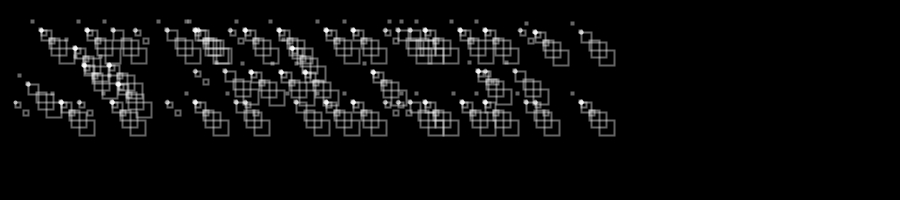
Frame 1 (no input)
Frame 60 (the mouse pressed at the canvas centre just before this capture): identical to frame 1, image omitted
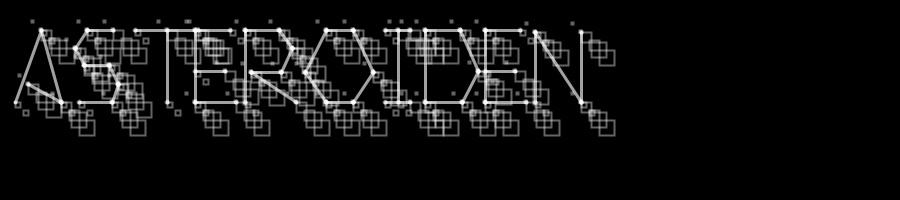
Frame 120 (the mouse held since frame 60 and released just before this capture)

The Processing sketch that drew these frames (run headless with seeded random() and noise(); from frame 60 on, the mouse is pressed at the canvas centre):

// Processing sketch: processing_2060
// ── processing_2060.pde

/**
 *    fjenett 2009-05-07
 *    
 *    system für einen generativen font, schrift von tobias tschense
 */

String input = "asteroiden";  // der eingegebene text
float spacing = 60;

void setup ()
{
    size( 900, 200 );
}


void draw ()
{
    background( 0 );                        // hintergrund weiss

    drawGenerativeText( input, 15, height/2 );
}


void keyPressed ()                             // wird aufgerufen wenn eine taste gedrückt wurde!
{
    if ( key == BACKSPACE || key == DELETE )   // ist die taste delete oder backspace? dann ..
    {
        if ( input != null && input.length() > 0 )    // enthält unsere variable schon text? dann ..
        {
            input = input.substring(0,input.length()-1);    // um eines verkürzen
        }
    }
    else if ( key != CODED )                   // taste nicht kodiert (hat ein zeichen)? dann ..
    {
        input += key;                          // zeichen an den text in der variable anhängen
    }
}

void drawGenerativeText ( String txt, float x, float y )
{
    if ( input == null || input.trim().equals("") ) return;    // leer? dann nix machen

        stroke( 0 );
    noFill();

    pushMatrix();

    translate( x, y );
    translate( 0, -70 );

    for ( int i = 0; i < txt.length(); i++ )
    {
        char c = input.charAt( i );

        drawGenerativeChar(c);
    }

    popMatrix();
}

void rLine ( float x1, float y1, float x2, float y2 )
{
    
  ellipse (x1, y1, 0.5, 0.5);
  ellipse (x2, y2, 0.5, 0.5);
  
 
    
    for ( int w = 0 ;      // ausgangswert
              w < 15;      // bedingung
              w = w+8      // schritt
        ) {
        smooth ();
        strokeWeight (2);
        stroke (255, 100);
        rect (w+x1, w+y1, 5, 5);
        rect (w+x2, w+y2, 10, 10);
        rect (w+x2+10, w+y2+10, 15, 15);
        rect (w+x2-10, w+y2-10, 2, 2);
        
        
       if (mousePressed){
          strokeWeight (3);
          beginShape (LINES);
          vertex (x1, y1);
          vertex (x2, y2);
          endShape ();
        }
        
        
        
       
        strokeWeight (4);
        point (x1, y1);
        point (x2, y2);
  }
        } 





void drawGenerativeChar ( char c )
{
    switch ( c )
    {
    case 'a':
        draw_a();
        break;
    case 'b':
        draw_b();
        break;
    case 'c':
        draw_c();
        break;
    case 'd':
        draw_d();
        break;
    case 'e':
        draw_e();
        break;
    case 'f':
        draw_f();
        break;
    case 'g':
        draw_g();
        break;
    case 'h':
        draw_h();
        break;
    case 'i':
        draw_i();
        break;
    case 'j':
        draw_j();
        break;
    case 'k':
        draw_k();
        break;
    case 'l':
        draw_l();
        break;
    case 'm':
        draw_m();
        break;
    case 'n':
        draw_n();
        break;
    case 'o':
        draw_o();
        break;
    case 'p':
        draw_p();
        break;
    case 'q':
        draw_q();
        break;
    case 'r':
        draw_r();
        break;
    case 's':
        draw_s();
        break;
    case 't':
        draw_t();
        break;
    case 'u':
        draw_u();
        break;
    case 'v':
        draw_v();
        break;
    case 'w':
        draw_w();
        break;
    case 'x':
        draw_x();
        break;
    case 'y':
        draw_y();
        break;
    case 'z':
        draw_z();
        break;

    case '0':
        draw_0();
        break;
    case '1':
        draw_1();
        break;
    case '2':
        draw_2();
        break;
    case '3':
        draw_3();
        break;
    case '4':
        draw_4();
        break;
    case '5':
        draw_5();
        break;
    case '6':
        draw_6();
        break;
    case '7':
        draw_7();
        break;
    case '8':
        draw_8();
        break;
    case '9':
        draw_9();
        break;
    }
}

void draw_a () {
    rLine( 0 , 72 , 26 , 0 );
    rLine( 26 , 0 , 46 , 72 );
    rLine( 46 , 72 , 13 , 54 );
    translate(spacing, 0);
}

void draw_b () {
    rLine( 0 , 0 , 29 , 0 );
    rLine( 29 , 0 , 38 , 15 );
    rLine( 38 , 15 , 28 , 35 );
    rLine( 28 , 35 , 45 , 48 );
    rLine( 45 , 48 , 37 , 72 );
    rLine( 37 , 72 , 0 , 72 );
    rLine( 0 , 72 , 0 , 0 );
    translate(spacing, 0);
}

void draw_c () {
    rLine( 53 , 62 , 47 , 72 );
    rLine( 47 , 72 , 16 , 72 );
    rLine( 16 , 72 , 0 , 41 );
    rLine( 0 , 41 , 16 , 0 );
    rLine( 16 , 0 , 47 , 0 );
    rLine( 47 , 0 , 47 , 10 );
    translate(spacing, 0);
}

void draw_d () {
    rLine( 0 , 0 , 35 , 0 );
    rLine( 35 , 0 , 53 , 41 );
    rLine( 53 , 41 , 37 , 72 );
    rLine( 37 , 72 , 0 , 72 );
    rLine( 0 , 72 , 0 , 0 );
    translate(spacing, 0);
}

void draw_e () {
    rLine( 35 , 0 , 0 , 0 );
    rLine( 0 , 0 , 0 , 72 );
    rLine( 0 , 72 , 41 , 72 );
    rLine( 0 , 41 , 30 , 41 );
    translate(spacing-10, 0);
}

void draw_f () {
    rLine( 0 , 72 , 0 , 0 );
    rLine( 0 , 0 , 35 , 0 );
    rLine( 32 , 42 , 0 , 42 );
    translate(spacing, 0);
}

void draw_g () {
    rLine( 33 , 41 , 58 , 41 );
    rLine( 58 , 41 , 58 , 72 );
    rLine( 58 , 72 , 16 , 72 );
    rLine( 16 , 72 , 0 , 41 );
    rLine( 0 , 41 , 16 , 0 );
    rLine( 16 , 0 , 52 , 0 );
    rLine( 52 , 0 , 52 , 10 );
    translate(spacing+10, 0);
}

void draw_h () {
    rLine( 0 , 37 , 45 , 37 );
    rLine( 0 , 72 , 0 , 0 );
    rLine( 45 , 0 , 45 , 72 );
    translate(spacing, 0);
}

void draw_i () {
    rLine( 0 , 0 , 25 , 0 );
    rLine( 0 , 72 , 25 , 72 );
    rLine( 13 , 72 , 13 , 0 );
    translate(spacing-20, 0);
}

void draw_j () {
    rLine( 10 , 88 , 27 , 74 );
    rLine( 27 , 74 , 27 , 0 );
    rLine( 27 , 0 , 0 , 0 );
    rLine( 0 , 0 , 0 , 10 );
    translate(spacing, 0);
}

void draw_k () {
    rLine( 0 , 72 , 0 , 0 );
    rLine( 31 , 0 , 0 , 40 );
    rLine( 0 , 40 , 44 , 72 );
    translate(spacing, 0);
}

void draw_l () {
    rLine( 39 , 61 , 39 , 72 );
    rLine( 39 , 72 , 0 , 72 );
    rLine( 0 , 72 , 0 , 0 );
    translate(spacing-10, 0);
}

void draw_m () {
    rLine( 1 , 74 , 13 , 2 );
    rLine( 13 , 2 , 36 , 61 );
    rLine( 36 , 61 , 60 , 2 );
    rLine( 60 , 2 , 72 , 74 );
    translate(spacing, 0);
}

void draw_n () {
    rLine( 0 , 72 , 0 , 2 );
    rLine( 0 , 2 , 46 , 72 );
    rLine( 46 , 72 , 46 , 2 );
    translate(spacing, 0);
}

void draw_o () {
    rLine( 48 , 72 , 21 , 72 );
    rLine( 21 , 72 , 0 , 42 );
    rLine( 0 , 42 , 21 , 0 );
    rLine( 21 , 0 , 48 , 0 );
    rLine( 48 , 0 , 68 , 42 );
    rLine( 68 , 42 , 48 , 72 );
    translate(spacing+20, 0); 
}

void draw_p () {
    rLine( 0 , 72 , 0 , 0 );
    rLine( 0 , 0 , 35 , 0 );
    rLine( 35 , 0 , 47 , 18 );
    rLine( 47 , 18 , 37 , 42 );
    rLine( 37 , 42 , 7 , 42 );
    translate(spacing, 0);    
}

void draw_q () {
    rLine( 51 , 80 , 34 , 66 );
    rLine( 34 , 66 , 21 , 72 );
    rLine( 21 , 72 , 0 , 42 );
    rLine( 0 , 42 , 21 , 0 );
    rLine( 21 , 0 , 48 , 0 );
    rLine( 48 , 0 , 68 , 42 );
    rLine( 68 , 42 , 48 , 72 );
    translate(spacing, 0);
}

void draw_r () {
    rLine( 0 , 72 , 0 , 0 );
    rLine( 0 , 0 , 34 , 0 );
    rLine( 34 , 0 , 47 , 18 );
    rLine( 47 , 18 , 36 , 42 );
    rLine( 36 , 42 , 6 , 42 );
    rLine( 6 , 42 , 51 , 72 );
    translate(spacing, 0);
}

void draw_s () {
    rLine( 4 , 72 , 37 , 72 );
    rLine( 37 , 72 , 43 , 54 );
    rLine( 43 , 54 , 34 , 35 );
    rLine( 34 , 35 , 9 , 35 );
    rLine( 9 , 35 , 0 , 18 );
    rLine( 0 , 18 , 12 , 0 );
    rLine( 12 , 0 , 38 , 0 );
    translate(spacing, 0);
}

void draw_t () {
    rLine( 0 , 0 , 63 , 0 );
    rLine( 32 , 72 , 32 , 0 );
    translate(spacing, 0);
}

void draw_u () {
    rLine( 0 , 0 , 0 , 57 );
    rLine( 0 , 57 , 11 , 72 );
    rLine( 11 , 72 , 47 , 72 );
    rLine( 47 , 72 , 47 , 0 );
    translate(spacing, 0);
}

void draw_v () {
    rLine( 0 , 0 , 26 , 72 );
    rLine( 26 , 72 , 52 , 0 );
    translate(spacing, 0);
}

void draw_w () {
    rLine( 0 , 0 , 26 , 72 );
    rLine( 26 , 72 , 41 , 30 );
    rLine( 30 , 0 , 57 , 72 );
    rLine( 57 , 72 , 82 , 0 );
    translate(spacing+30, 0);
}

void draw_x () {
    rLine( 0 , 72 , 43 , 0 );
    rLine( 0 , 0 , 43 , 72 );
    translate(spacing, 0);
}

void draw_y () {
    rLine( 22 , 72 , 22 , 40 );
    rLine( 22 , 40 , 44 , 0 );
    rLine( 0 , 0 , 22 , 40 );
    translate(spacing, 0);
}

void draw_z () {
    rLine( 4 , 0 , 47 , 0 );
    rLine( 47 , 0 , 0 , 72 );
    rLine( 0 , 72 , 46 , 72 );
    translate(spacing, 0);
}

void draw_0 () {
    rLine( 45 , 72 , 0 , 72 );
    rLine( 0 , 72 , 0 , 0 );
    rLine( 0 , 0 , 45 , 0 );
    rLine( 45 , 0 , 45 , 72 );
    translate(spacing, 0);
}

void draw_1 () {
    rLine( 19 , 72 , 49 , 72 );
    rLine( 0 , 13 , 34 , 0 );
    rLine( 34 , 1 , 34 , 72 );
    translate(spacing, 0);
}

void draw_2 () {
    rLine( 3 , 0 , 29 , 0 );
    rLine( 29 , 0 , 44 , 20 );
    rLine( 44 , 20 , 0 , 72 );
    rLine( 0 , 72 , 45 , 72 );
    translate(spacing, 0);
}

void draw_3 () {
    rLine( 3 , 0 , 28 , 0 );
    rLine( 28 , 0 , 40 , 17 );
    rLine( 40 , 17 , 28 , 34 );
    rLine( 28 , 34 , 45 , 51 );
    rLine( 45 , 51 , 31 , 72 );
    rLine( 31 , 72 , 0 , 72 );
    translate(spacing, 0);
}

void draw_4 () {
    rLine( 50 , 50 , 0 , 50 );
    rLine( 0 , 50 , 40 , 0 );
    rLine( 40 , 0 , 40 , 72 );
    translate(spacing, 0);
}

void draw_5 () {
    rLine( 0 , 72 , 26 , 72 );
    rLine( 26 , 72 , 38 , 51 );
    rLine( 38 , 51 , 24 , 34 );
    rLine( 24 , 34 , 0 , 34 );
    rLine( 0 , 34 , 0 , 0 );
    rLine( 0 , 0 , 33 , 0 );
    translate(spacing, 0);
}

void draw_6 () {
    rLine( 0 , 33 , 35 , 37 );
    rLine( 35 , 37 , 35 , 72 );
    rLine( 35 , 72 , 0 , 72 );
    rLine( 0 , 72 , 0 , 33 );
    rLine( 0 , 33 , 20 , 0 );
    translate(spacing, 0);
}

void draw_7 () {
    rLine( 0 , 0 , 41 , 0 );
    rLine( 41 , 0 , 15 , 72 );
    translate(spacing, 0);
}

void draw_8 () {
    rLine( 2 , 33 , 2 , 0 );
    rLine( 2 , 0 , 35 , 0 );
    rLine( 35 , 0 , 35 , 33 );
    rLine( 35 , 33 , 0 , 40 );
    rLine( 0 , 40 , 0 , 72 );
    rLine( 0 , 72 , 38 , 72 );
    rLine( 38 , 72 , 38 , 40 );
    rLine( 38 , 40 , 2 , 33 );
    translate(spacing, 0);
}

void draw_9 () {
    rLine( 31 , 42 , 10 , 42 );
    rLine( 10 , 42 , 0 , 21 );
    rLine( 0 , 21 , 17 , 0 );
    rLine( 17 , 0 , 44 , 0 );
    rLine( 44 , 0 , 28 , 72 );
    translate(spacing, 0);
}
